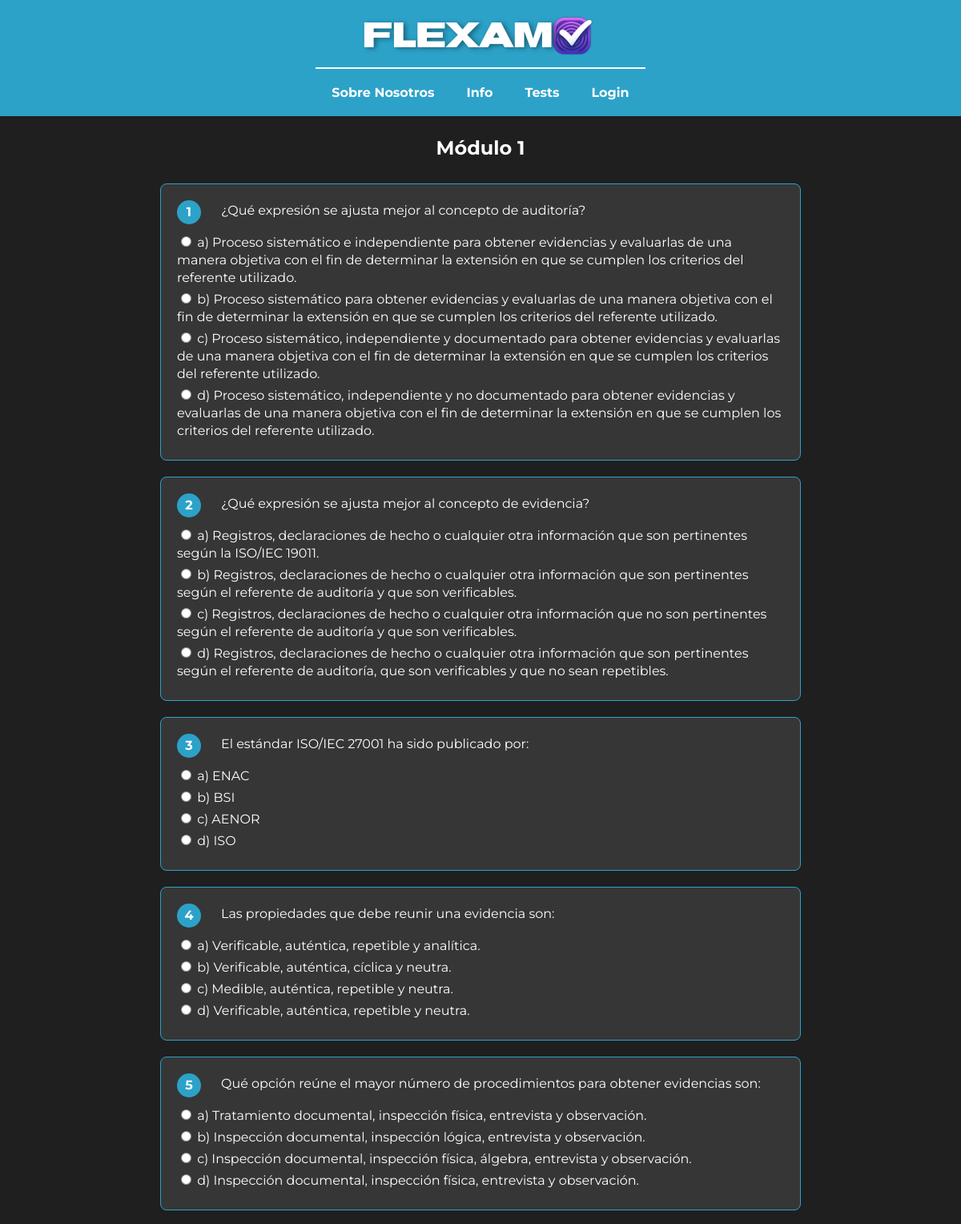
Page /realize_test.php?id=2 (upper part) on the committed database.
### tables this page shows
CREATE TABLE `tests` (
  `ID_test` INT AUTO_INCREMENT PRIMARY KEY,
  `titulo` VARCHAR(255) NOT NULL,
  `ID_usuario` INT NOT NULL,
  `num_preguntas` INT NOT NULL,
  `es_publico` BOOLEAN NOT NULL,
  `es_anonimo` BOOLEAN NOT NULL,
  FOREIGN KEY (`ID_usuario`) REFERENCES `usuarios`(`ID_usuario`)
);

CREATE TABLE `preguntas` (
  `ID_pregunta` INT AUTO_INCREMENT PRIMARY KEY,
  `ID_test` INT NOT NULL,
  `pregunta` TEXT NOT NULL,
  FOREIGN KEY (`ID_test`) REFERENCES `tests`(`ID_test`)
);

CREATE TABLE `opciones` (
  `ID_test` INT NOT NULL,
  `ID_pregunta` INT NOT NULL,
  `ID_opcion` INT NOT NULL,
  `opcion` TEXT NOT NULL,
  `correcta` BOOLEAN NOT NULL,
  PRIMARY KEY (`ID_test`, `ID_pregunta`, `ID_opcion`),
  FOREIGN KEY (`ID_test`, `ID_pregunta`) REFERENCES `preguntas`(`ID_test`, `ID_pregunta`)
);

### realize_test.php (the view, shortened to what this page needs)
<!DOCTYPE html>
<html lang="es">
<head>
    <?php
        $db = Aplicacion::getInstance()->getConnection();
        $test_id = isset($_GET['id']) ? intval($_GET['id']) : null;
        $stmtTitulo = $db->prepare("SELECT titulo FROM tests WHERE ID_test = ?");
        $stmtTitulo->bindValue(1, $test_id, PDO::PARAM_INT);
        $stmtTitulo->execute();
        $tituloTest = $stmtTitulo->rowCount() > 0 ? $stmtTitulo->fetch(PDO::FETCH_ASSOC)['titulo'] : "Título no encontrado";
        $stmtPreguntas = $db->prepare("SELECT preguntas.ID_pregunta, preguntas.pregunta FROM preguntas WHERE preguntas.ID_test = ?");
        $stmtPreguntas->bindValue(1, $test_id, PDO::PARAM_INT);
        $stmtPreguntas->execute();
        $preguntas = $stmtPreguntas->fetchAll(PDO::FETCH_ASSOC);
    ?>
</head>
<body>
    <?php include 'includes/comun/header.php'; ?>
    <div class="container">
        <h2><?php echo htmlspecialchars($tituloTest); ?></h2>
        <form action="logic/procesar_test.php" method="post" style="margin-top: 30px;">
            <?php $questionNumber = 1; ?>
            <?php foreach ($preguntas as $row): ?>
                <div class="question-card">
                    <div class="question-header">
                        <div class="question-number"><?php echo $questionNumber++; ?></div>
                        <div class="question-text"><?php echo $row['pregunta']; ?></div>
                    </div>
                    <?php
                        $pregunta_id = $row['ID_pregunta'];
                        $stmtOpciones = $db->prepare("SELECT ID_opcion, opcion FROM opciones WHERE opciones.ID_test = ? AND opciones.ID_pregunta = ?");
                        $stmtOpciones->bindValue(1, $test_id, PDO::PARAM_INT);
                        $stmtOpciones->bindValue(2, $pregunta_id, PDO::PARAM_INT);
                        $stmtOpciones->execute();
                        $opciones = $stmtOpciones->fetchAll(PDO::FETCH_ASSOC);
                    ?>
                    <div class="question-options">
                        <?php foreach ($opciones as $row2): ?>
                            <div class="question-option">
                                <label>
                                    <input type='radio' name='pregunta_<?php echo $pregunta_id; ?>' value='<?php echo $row2['ID_opcion']; ?>' onclick='toggleRadio(this);' waschecked='false'>
                                    <?php echo $row2['opcion']; ?>
                                </label>
                            </div>
                        <?php endforeach; ?>
                    </div>
                </div>
            <?php endforeach; ?>
        </form>
    </div>
</body>
</html>

### styles/styles.css (style rules this page uses)
body { font-family: 'Montserrat', sans-serif; background-color: #1f1f1f; color: #ffffff; margin: 0; padding-top: 120px; flex-direction: column; }
.container { max-width: 800px; margin: auto; min-height: 570px; margin-top: 30px; align-content: center; margin-bottom: 50px; }
.question-header { display: flex; align-items: center; gap: 10px; margin-bottom: 12px; }
.question-card { background-color: rgba(255, 255, 255, 0.1); border: 1px solid #2ca2c9; border-radius: 8px; padding: 20px; margin-bottom: 20px; color: #ffffff; }
.question-number { background-color: #2ca2c9; color: #ffffff; height: 30px; width: 30px; display: flex; justify-content: center; align-items: center; border-radius: 50%; margin-right: 15px; font-weight: bold; }
.question-option label { cursor: pointer; margin-bottom: 5px; display: block; line-height: 22px; }
.question-text { margin-bottom: 4px; }
h2 { text-align: center; }

### rows in the picture
tests: titulo "Módulo 1"
preguntas: pregunta "¿Qué expresión se ajusta mejor al concepto de auditoría?"
opciones: opcion "a) Proceso sistemático e independiente para obtener evidencias y evaluarlas de una manera objetiva con el fin de determinar la extensión en que se cumplen los criterios del referente utilizado."
opciones: opcion "b) Proceso sistemático para obtener evidencias y evaluarlas de una manera objetiva con el fin de determinar la extensión en que se cumplen los criterios del referente utilizado."
opciones: opcion "c) Proceso sistemático, independiente y documentado para obtener evidencias y evaluarlas de una manera objetiva con el fin de determinar la extensión en que se cumplen los criterios del referente utilizado."
opciones: opcion "d) Proceso sistemático, independiente y no documentado para obtener evidencias y evaluarlas de una manera objetiva con el fin de determinar la extensión en que se cumplen los criterios del referente utilizado."
preguntas: pregunta "¿Qué expresión se ajusta mejor al concepto de evidencia?"
opciones: opcion "a) Registros, declaraciones de hecho o cualquier otra información que son pertinentes según la ISO/IEC 19011."
opciones: opcion "b) Registros, declaraciones de hecho o cualquier otra información que son pertinentes según el referente de auditoría y que son verificables."
opciones: opcion "c) Registros, declaraciones de hecho o cualquier otra información que no son pertinentes según el referente de auditoría y que son verificables."
opciones: opcion "d) Registros, declaraciones de hecho o cualquier otra información que son pertinentes según el referente de auditoría, que son verificables y que no sean repetibles."
preguntas: pregunta "El estándar ISO/IEC 27001 ha sido publicado por:"
opciones: opcion "a) ENAC"
opciones: opcion "b) BSI"
opciones: opcion "c) AENOR"
opciones: opcion "d) ISO"
preguntas: pregunta "Las propiedades que debe reunir una evidencia son:"
opciones: opcion "a) Verificable, auténtica, repetible y analítica."
opciones: opcion "b) Verificable, auténtica, cíclica y neutra."
opciones: opcion "c) Medible, auténtica, repetible y neutra."
opciones: opcion "d) Verificable, auténtica, repetible y neutra."
preguntas: pregunta "Qué opción reúne el mayor número de procedimientos para obtener evidencias son:"
opciones: opcion "a) Tratamiento documental, inspección física, entrevista y observación."
opciones: opcion "b) Inspección documental, inspección lógica, entrevista y observación."
opciones: opcion "c) Inspección documental, inspección física, álgebra, entrevista y observación."
opciones: opcion "d) Inspección documental, inspección física, entrevista y observación."
